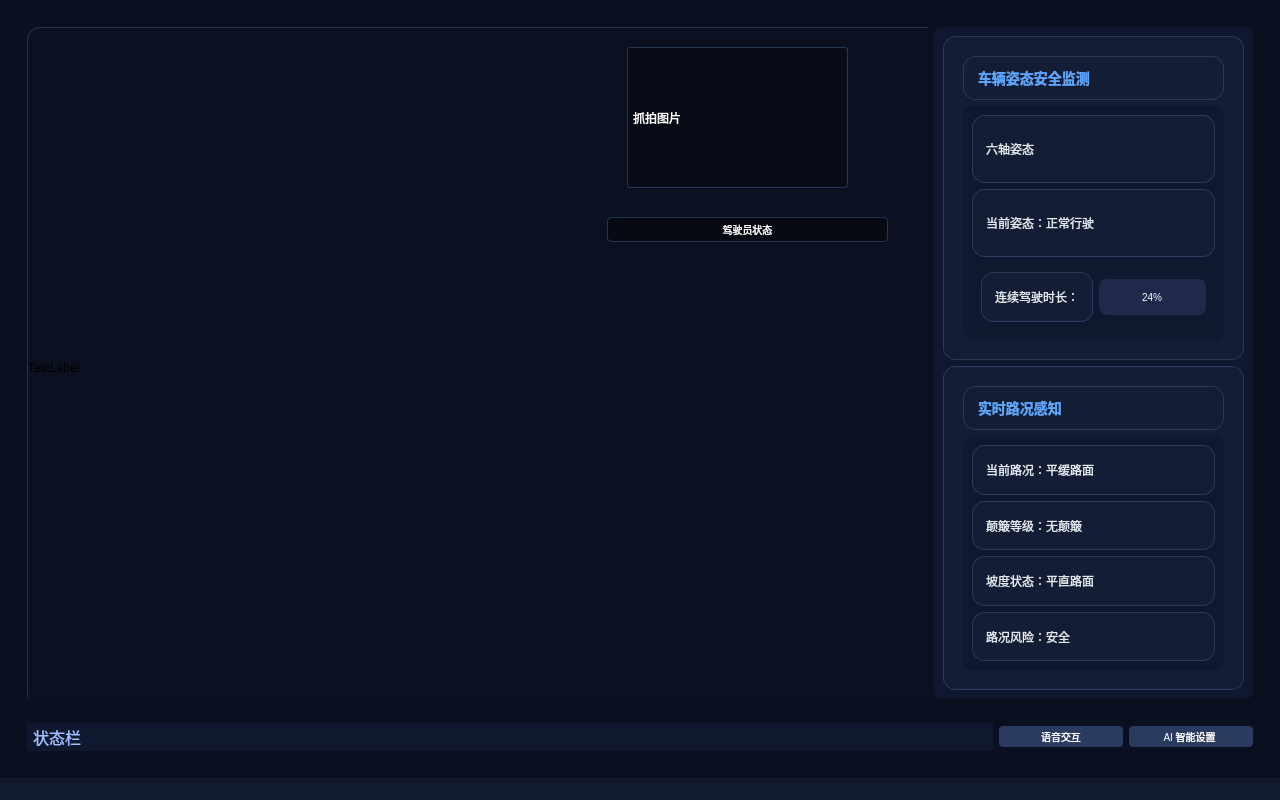
<?xml version="1.0" encoding="UTF-8"?>
<ui version="4.0">
 <class>MainWindow</class>
 <widget class="QMainWindow" name="MainWindow">
  <property name="geometry">
   <rect>
    <x>0</x>
    <y>0</y>
    <width>1280</width>
    <height>800</height>
   </rect>
  </property>
  <property name="windowTitle">
   <string>MainWindow</string>
  </property>
  <property name="styleSheet">
   <string notr="true">background-color: #121a2d;</string>
  </property>
  <widget class="QWidget" name="centralwidget">
   <property name="styleSheet">
    <string notr="true">background-color: #0B1020;</string>
   </property>
   <layout class="QHBoxLayout" name="horizontalLayout_3">
    <item>
     <widget class="QWidget" name="widgetMain" native="true">
      <property name="styleSheet">
       <string notr="true">QMainWindow{background-color:#0F172A;}</string>
      </property>
      <layout class="QVBoxLayout" name="verticalLayout_5" stretch="9,0">
       <item>
        <widget class="QWidget" name="widgetMainView" native="true">
         <property name="styleSheet">
          <string notr="true">QMainWindow{background-color:#0F172A;}</string>
         </property>
         <layout class="QHBoxLayout" name="horizontalLayout_2" stretch="4,0">
          <item>
           <widget class="QWidget" name="widgetCamera" native="true">
            <property name="styleSheet">
             <string notr="true">QWidget{background-color:#0B1120;border:1px solid #233554;border-radius:14px;}</string>
            </property>
            <widget class="QLabel" name="lblDriverStatus">
             <property name="geometry">
              <rect>
               <x>580</x>
               <y>190</y>
               <width>281</width>
               <height>25</height>
              </rect>
             </property>
             <property name="styleSheet">
              <string notr="true">color: #ffffff;
font-size: 10px;
background-color: rgba(0,0,0,100);
padding: 4px;
border-radius: 4px;</string>
             </property>
             <property name="text">
              <string>驾驶员状态</string>
             </property>
             <property name="alignment">
              <set>Qt::AlignCenter</set>
             </property>
             <property name="wordWrap">
              <bool>true</bool>
             </property>
            </widget>
            <widget class="QLabel" name="lblCaptureImg">
             <property name="geometry">
              <rect>
               <x>600</x>
               <y>20</y>
               <width>221</width>
               <height>141</height>
              </rect>
             </property>
             <property name="styleSheet">
              <string notr="true">color: #FFFFFF;
background-color: rgba(0,0,0,0.3);
padding: 2px;
border-radius: 3px;
font-size: 12px;</string>
             </property>
             <property name="text">
              <string>抓拍图片</string>
             </property>
            </widget>
            <widget class="QLabel" name="lblCameraView">
             <property name="geometry">
              <rect>
               <x>0</x>
               <y>0</y>
               <width>941</width>
               <height>681</height>
              </rect>
             </property>
             <property name="sizePolicy">
              <sizepolicy hsizetype="Expanding" vsizetype="Expanding">
               <horstretch>0</horstretch>
               <verstretch>0</verstretch>
              </sizepolicy>
             </property>
             <property name="text">
              <string>TextLabel</string>
             </property>
             <property name="scaledContents">
              <bool>true</bool>
             </property>
             <property name="alignment">
              <set>Qt::AlignJustify|Qt::AlignVCenter</set>
             </property>
            </widget>
            <zorder>lblCameraView</zorder>
            <zorder>lblCaptureImg</zorder>
            <zorder>lblDriverStatus</zorder>
           </widget>
          </item>
          <item>
           <widget class="QWidget" name="widgetData" native="true">
            <property name="styleSheet">
             <string notr="true">background-color: #101830;
border-radius: 8px;
padding: 10px;</string>
            </property>
            <layout class="QVBoxLayout" name="verticalLayout_2">
             <item>
              <layout class="QVBoxLayout" name="verticalLayout_4">
               <item>
                <widget class="QFrame" name="frameBodyworkData">
                 <property name="styleSheet">
                  <string notr="true">QFrame{background-color:#131E36;border:1px solid #2A3B60;border-radius:12px;}</string>
                 </property>
                 <property name="frameShape">
                  <enum>QFrame::StyledPanel</enum>
                 </property>
                 <property name="frameShadow">
                  <enum>QFrame::Raised</enum>
                 </property>
                 <layout class="QVBoxLayout" name="verticalLayout_11" stretch="0,2">
                  <item>
                   <widget class="QLabel" name="lblBodyworkData">
                    <property name="styleSheet">
                     <string notr="true">QLabel{color:#60A5FA;font-size:14px;font-weight:bold;}</string>
                    </property>
                    <property name="text">
                     <string>车辆姿态安全监测</string>
                    </property>
                   </widget>
                  </item>
                  <item>
                   <widget class="QWidget" name="widgetBodyworkData" native="true">
                    <layout class="QVBoxLayout" name="verticalLayout_10">
                     <item>
                      <widget class="QLabel" name="lblAttitude_3">
                       <property name="styleSheet">
                        <string notr="true">QLabel{color:#E2E8F0;font-size:12px;}</string>
                       </property>
                       <property name="text">
                        <string>六轴姿态</string>
                       </property>
                      </widget>
                     </item>
                     <item>
                      <widget class="QLabel" name="lblCarStatus">
                       <property name="styleSheet">
                        <string notr="true">QLabel{color:#E2E8F0;font-size:12px;}</string>
                       </property>
                       <property name="text">
                        <string>当前姿态：正常行驶</string>
                       </property>
                      </widget>
                     </item>
                     <item>
                      <widget class="QWidget" name="widgetFatigue_3" native="true">
                       <layout class="QHBoxLayout" name="horizontalLayout" stretch="0,2">
                        <item>
                         <widget class="QLabel" name="lblDriveTime">
                          <property name="styleSheet">
                           <string notr="true">QLabel{color:#E2E8F0;font-size:12px;}</string>
                          </property>
                          <property name="text">
                           <string>连续驾驶时长：</string>
                          </property>
                         </widget>
                        </item>
                        <item>
                         <widget class="QProgressBar" name="barDriveTime">
                          <property name="sizeIncrement">
                           <size>
                            <width>0</width>
                            <height>0</height>
                           </size>
                          </property>
                          <property name="styleSheet">
                           <string notr="true">QProgressBar {
    background-color: #1E294B;
    border: none;
    border-radius: 8px;
    height: 16px;
    color: #ffffff;
    font-size: 10px;
    text-align: center;
}
QProgressBar::chunk {
    border-radius: 8px;
    background: qlineargradient(x1:0,y1:0,x2:1,y2:0,
        stop:0 #22c55e,
        stop:1 #ef4444);
}</string>
                          </property>
                          <property name="value">
                           <number>24</number>
                          </property>
                         </widget>
                        </item>
                       </layout>
                      </widget>
                     </item>
                    </layout>
                   </widget>
                  </item>
                 </layout>
                </widget>
               </item>
               <item>
                <widget class="QFrame" name="frameEnergySecurity">
                 <property name="styleSheet">
                  <string notr="true">QFrame{background-color:#131E36;border:1px solid #2A3B60;border-radius:12px;}</string>
                 </property>
                 <property name="frameShape">
                  <enum>QFrame::StyledPanel</enum>
                 </property>
                 <property name="frameShadow">
                  <enum>QFrame::Raised</enum>
                 </property>
                 <layout class="QVBoxLayout" name="verticalLayout_9" stretch="0,2">
                  <item>
                   <widget class="QLabel" name="lblEnergySecurity">
                    <property name="styleSheet">
                     <string notr="true">QLabel{color:#60A5FA;font-size:14px;font-weight:bold;}</string>
                    </property>
                    <property name="text">
                     <string>实时路况感知</string>
                    </property>
                   </widget>
                  </item>
                  <item>
                   <widget class="QWidget" name="widgetEnergySecurity" native="true">
                    <property name="sizeIncrement">
                     <size>
                      <width>0</width>
                      <height>0</height>
                     </size>
                    </property>
                    <layout class="QVBoxLayout" name="verticalLayout_8">
                     <item>
                      <widget class="QLabel" name="lblRoadMain">
                       <property name="styleSheet">
                        <string notr="true">QLabel{color:#E2E8F0;font-size:12px;}</string>
                       </property>
                       <property name="text">
                        <string>当前路况：平缓路面</string>
                       </property>
                       <property name="alignment">
                        <set>Qt::AlignLeading|Qt::AlignLeft|Qt::AlignVCenter</set>
                       </property>
                      </widget>
                     </item>
                     <item>
                      <widget class="QLabel" name="lblShakeLevel">
                       <property name="styleSheet">
                        <string notr="true">QLabel{color:#E2E8F0;font-size:12px;}</string>
                       </property>
                       <property name="text">
                        <string>颠簸等级：无颠簸</string>
                       </property>
                       <property name="alignment">
                        <set>Qt::AlignLeading|Qt::AlignLeft|Qt::AlignVCenter</set>
                       </property>
                      </widget>
                     </item>
                     <item>
                      <widget class="QLabel" name="lblSlopeStatus">
                       <property name="styleSheet">
                        <string notr="true">QLabel{color:#E2E8F0;font-size:12px;}</string>
                       </property>
                       <property name="text">
                        <string>坡度状态：平直路面</string>
                       </property>
                       <property name="alignment">
                        <set>Qt::AlignLeading|Qt::AlignLeft|Qt::AlignVCenter</set>
                       </property>
                      </widget>
                     </item>
                     <item>
                      <widget class="QLabel" name="lblRoadRisk">
                       <property name="styleSheet">
                        <string notr="true">QLabel{color:#E2E8F0;font-size:12px;}</string>
                       </property>
                       <property name="text">
                        <string>路况风险：安全</string>
                       </property>
                       <property name="alignment">
                        <set>Qt::AlignLeading|Qt::AlignLeft|Qt::AlignVCenter</set>
                       </property>
                      </widget>
                     </item>
                    </layout>
                   </widget>
                  </item>
                 </layout>
                </widget>
               </item>
              </layout>
             </item>
            </layout>
           </widget>
          </item>
         </layout>
        </widget>
       </item>
       <item>
        <widget class="QWidget" name="widget" native="true">
         <layout class="QHBoxLayout" name="horizontalLayout_6">
          <item>
           <widget class="QLabel" name="lblStatusBar">
            <property name="styleSheet">
             <string notr="true">background-color: #101830;
color: #A0C0FF;
padding: 2px;
font-size: 16px;</string>
            </property>
            <property name="text">
             <string>状态栏</string>
            </property>
           </widget>
          </item>
          <item>
           <widget class="QPushButton" name="btnVoice">
            <property name="styleSheet">
             <string notr="true">QPushButton {
    background-color: #2A3B60;
    color: #ffffff;
    border: none;
    border-radius: 4px;
    font-size: 10px;
    padding: 3px 12px;
    min-width: 80px;
    max-width: 100px;
}
QPushButton:hover {
    background-color: #3B4E7A;
}
QPushButton:pressed {
    background-color: #1E294B;
}</string>
            </property>
            <property name="text">
             <string>语音交互</string>
            </property>
           </widget>
          </item>
          <item>
           <widget class="QPushButton" name="btnAiSet">
            <property name="styleSheet">
             <string notr="true">QPushButton {
    background-color: #2A3B60;
    color: #ffffff;
    border: none;
    border-radius: 4px;
    font-size: 10px;
    padding: 3px 12px;
    min-width: 80px;
    max-width: 100px;
}
QPushButton:hover {
    background-color: #3B4E7A;
}
QPushButton:pressed {
    background-color: #1E294B;
}</string>
            </property>
            <property name="text">
             <string>AI 智能设置	</string>
            </property>
           </widget>
          </item>
         </layout>
        </widget>
       </item>
      </layout>
     </widget>
    </item>
   </layout>
  </widget>
  <widget class="QMenuBar" name="menubar">
   <property name="geometry">
    <rect>
     <x>0</x>
     <y>0</y>
     <width>1280</width>
     <height>17</height>
    </rect>
   </property>
  </widget>
  <widget class="QStatusBar" name="statusbar"/>
 </widget>
 <resources/>
 <connections/>
</ui>
